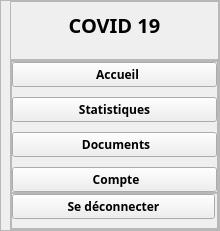
     <widget class="QWidget" name="leftMenu" native="true">
      <property name="sizePolicy">
       <sizepolicy hsizetype="Preferred" vsizetype="Expanding">
        <horstretch>0</horstretch>
        <verstretch>0</verstretch>
       </sizepolicy>
      </property>
      <property name="minimumSize">
       <size>
        <width>220</width>
        <height>0</height>
       </size>
      </property>
      <property name="maximumSize">
       <size>
        <width>220</width>
        <height>16777215</height>
       </size>
      </property>
      <layout class="QVBoxLayout" name="verticalLayout_6">
       <property name="spacing">
        <number>6</number>
       </property>
       <property name="leftMargin">
        <number>0</number>
       </property>
       <property name="topMargin">
        <number>0</number>
       </property>
       <property name="rightMargin">
        <number>0</number>
       </property>
       <property name="bottomMargin">
        <number>0</number>
       </property>
       <item>
        <widget class="QFrame" name="leftMenuFrame">
         <property name="sizePolicy">
          <sizepolicy hsizetype="Preferred" vsizetype="Expanding">
           <horstretch>0</horstretch>
           <verstretch>0</verstretch>
          </sizepolicy>
         </property>
         <property name="frameShape">
          <enum>QFrame::StyledPanel</enum>
         </property>
         <property name="frameShadow">
          <enum>QFrame::Raised</enum>
         </property>
         <layout class="QVBoxLayout" name="verticalLayout_7">
          <property name="spacing">
           <number>0</number>
          </property>
          <property name="leftMargin">
           <number>9</number>
          </property>
          <property name="topMargin">
           <number>0</number>
          </property>
          <property name="rightMargin">
           <number>0</number>
          </property>
          <property name="bottomMargin">
           <number>0</number>
          </property>
          <item>
           <widget class="QFrame" name="frame_2">
            <property name="frameShape">
             <enum>QFrame::StyledPanel</enum>
            </property>
            <property name="frameShadow">
             <enum>QFrame::Raised</enum>
            </property>
            <layout class="QHBoxLayout" name="horizontalLayout_8">
             <property name="bottomMargin">
              <number>20</number>
             </property>
             <item>
              <widget class="QLabel" name="logoLbl">
               <property name="font">
                <font>
                 <family>Noto Sans</family>
                 <pointsize>15</pointsize>
                 <weight>75</weight>
                 <bold>true</bold>
                </font>
               </property>
               <property name="text">
                <string>COVID 19</string>
               </property>
               <property name="alignment">
                <set>Qt::AlignCenter</set>
               </property>
              </widget>
             </item>
            </layout>
           </widget>
          </item>
          <item>
           <widget class="QFrame" name="frame_3">
            <property name="sizePolicy">
             <sizepolicy hsizetype="Preferred" vsizetype="Expanding">
              <horstretch>0</horstretch>
              <verstretch>0</verstretch>
             </sizepolicy>
            </property>
            <property name="frameShape">
             <enum>QFrame::StyledPanel</enum>
            </property>
            <property name="frameShadow">
             <enum>QFrame::Raised</enum>
            </property>
            <layout class="QVBoxLayout" name="verticalLayout_9">
             <property name="spacing">
              <number>0</number>
             </property>
             <property name="leftMargin">
              <number>0</number>
             </property>
             <property name="topMargin">
              <number>0</number>
             </property>
             <property name="rightMargin">
              <number>0</number>
             </property>
             <property name="bottomMargin">
              <number>0</number>
             </property>
             <item alignment="Qt::AlignTop">
              <widget class="QFrame" name="leftBtnFrame">
               <property name="sizePolicy">
                <sizepolicy hsizetype="Preferred" vsizetype="Expanding">
                 <horstretch>0</horstretch>
                 <verstretch>0</verstretch>
                </sizepolicy>
               </property>
               <property name="frameShape">
                <enum>QFrame::StyledPanel</enum>
               </property>
               <property name="frameShadow">
                <enum>QFrame::Raised</enum>
               </property>
               <layout class="QVBoxLayout" name="verticalLayout_8">
                <property name="spacing">
                 <number>10</number>
                </property>
                <property name="leftMargin">
                 <number>0</number>
                </property>
                <property name="topMargin">
                 <number>0</number>
                </property>
                <property name="rightMargin">
                 <number>0</number>
                </property>
                <property name="bottomMargin">
                 <number>0</number>
                </property>
                <item>
                 <widget class="QPushButton" name="homeBtn">
                  <property name="font">
                   <font>
                    <family>Noto Sans</family>
                    <weight>75</weight>
                    <bold>true</bold>
                   </font>
                  </property>
                  <property name="cursor">
                   <cursorShape>PointingHandCursor</cursorShape>
                  </property>
                  <property name="text">
                   <string>  Accueil</string>
                  </property>
                  <property name="icon">
                   <iconset resource="../resource.qrc">
                    <normaloff>:/icons/icons/others/home-removebg-preview.png</normaloff>:/icons/icons/others/home-removebg-preview.png</iconset>
                  </property>
                  <property name="iconSize">
                   <size>
                    <width>50</width>
                    <height>50</height>
                   </size>
                  </property>
                 </widget>
                </item>
                <item>
                 <widget class="QPushButton" name="consultingBtn">
                  <property name="font">
                   <font>
                    <family>Noto Sans</family>
                    <weight>75</weight>
                    <bold>true</bold>
                   </font>
                  </property>
                  <property name="cursor">
                   <cursorShape>PointingHandCursor</cursorShape>
                  </property>
                  <property name="text">
                   <string>Statistiques</string>
                  </property>
                  <property name="icon">
                   <iconset resource="../resource.qrc">
                    <normaloff>:/icons/icons/others/chart_line.png</normaloff>:/icons/icons/others/chart_line.png</iconset>
                  </property>
                  <property name="iconSize">
                   <size>
                    <width>50</width>
                    <height>50</height>
                   </size>
                  </property>
                 </widget>
                </item>
                <item>
                 <widget class="QPushButton" name="documentsBtn">
                  <property name="font">
                   <font>
                    <family>Noto Sans</family>
                    <weight>75</weight>
                    <bold>true</bold>
                   </font>
                  </property>
                  <property name="cursor">
                   <cursorShape>PointingHandCursor</cursorShape>
                  </property>
                  <property name="text">
                   <string> Documents</string>
                  </property>
                  <property name="icon">
                   <iconset resource="../resource.qrc">
                    <normaloff>:/icons/icons/others/briefcase2_document.png</normaloff>:/icons/icons/others/briefcase2_document.png</iconset>
                  </property>
                  <property name="iconSize">
                   <size>
                    <width>50</width>
                    <height>50</height>
                   </size>
                  </property>
                 </widget>
                </item>
                <item>
                 <widget class="QPushButton" name="accountLeftBtn">
                  <property name="font">
                   <font>
                    <family>Noto Sans</family>
                    <weight>75</weight>
                    <bold>true</bold>
                   </font>
                  </property>
                  <property name="cursor">
                   <cursorShape>PointingHandCursor</cursorShape>
                  </property>
                  <property name="text">
                   <string> Compte</string>
                  </property>
                  <property name="icon">
                   <iconset resource="../resource.qrc">
                    <normaloff>:/icons/icons/others/user_edit-removebg-preview.png</normaloff>:/icons/icons/others/user_edit-removebg-preview.png</iconset>
                  </property>
                  <property name="iconSize">
                   <size>
                    <width>50</width>
                    <height>50</height>
                   </size>
                  </property>
                 </widget>
                </item>
               </layout>
              </widget>
             </item>
             <item alignment="Qt::AlignBottom">
              <widget class="QFrame" name="logoutFrame">
               <property name="frameShape">
                <enum>QFrame::StyledPanel</enum>
               </property>
               <property name="frameShadow">
                <enum>QFrame::Raised</enum>
               </property>
               <layout class="QVBoxLayout" name="verticalLayout_10">
                <property name="spacing">
                 <number>10</number>
                </property>
                <property name="leftMargin">
                 <number>0</number>
                </property>
                <property name="topMargin">
                 <number>0</number>
                </property>
                <property name="rightMargin">
                 <number>2</number>
                </property>
                <property name="bottomMargin">
                 <number>9</number>
                </property>
                <item>
                 <widget class="QPushButton" name="logoutBtn">
                  <property name="font">
                   <font>
                    <family>Noto Sans</family>
                    <weight>75</weight>
                    <bold>true</bold>
                   </font>
                  </property>
                  <property name="cursor">
                   <cursorShape>PointingHandCursor</cursorShape>
                  </property>
                  <property name="text">
                   <string>Se déconnecter</string>
                  </property>
                  <property name="icon">
                   <iconset resource="../resource.qrc">
                    <normaloff>:/icons/icons/others/exit-removebg-preview.png</normaloff>:/icons/icons/others/exit-removebg-preview.png</iconset>
                  </property>
                  <property name="iconSize">
                   <size>
                    <width>50</width>
                    <height>50</height>
                   </size>
                  </property>
                  <property name="checkable">
                   <bool>false</bool>
                  </property>
                  <property name="checked">
                   <bool>false</bool>
                  </property>
                 </widget>
                </item>
               </layout>
              </widget>
             </item>
            </layout>
           </widget>
          </item>
         </layout>
        </widget>
       </item>
      </layout>
     </widget>
